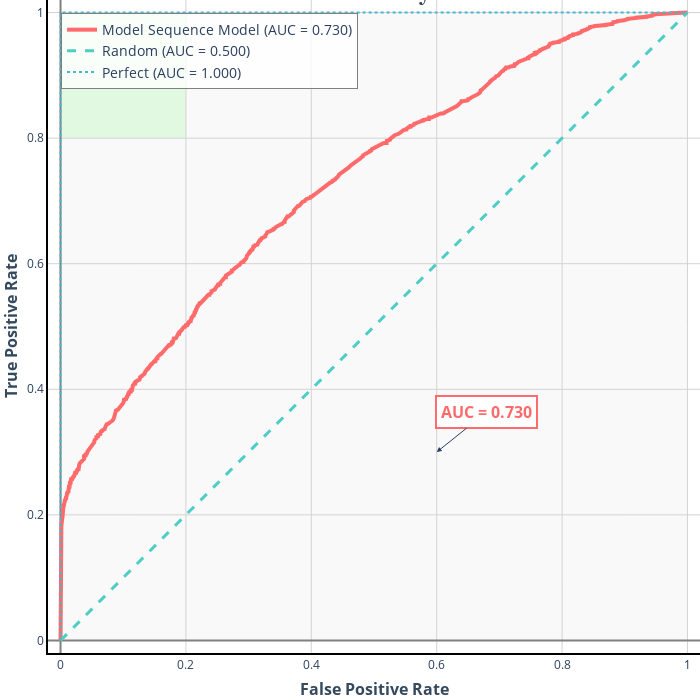
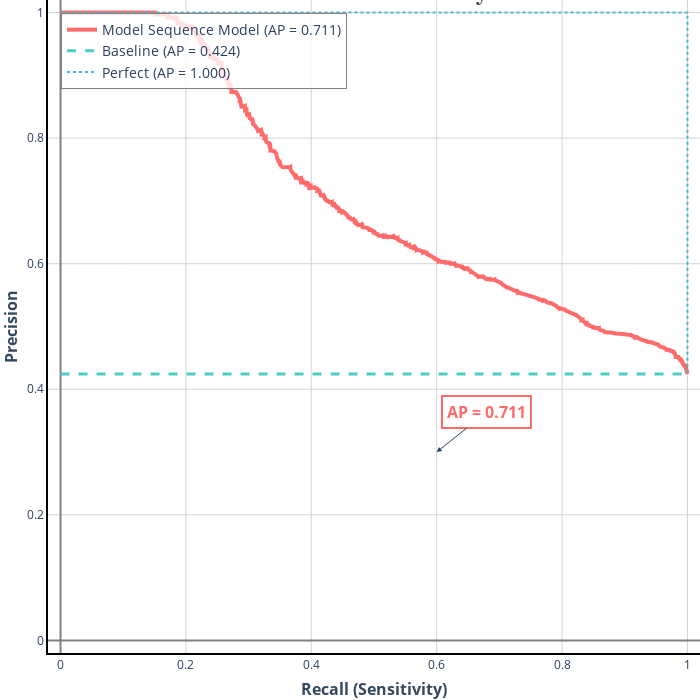
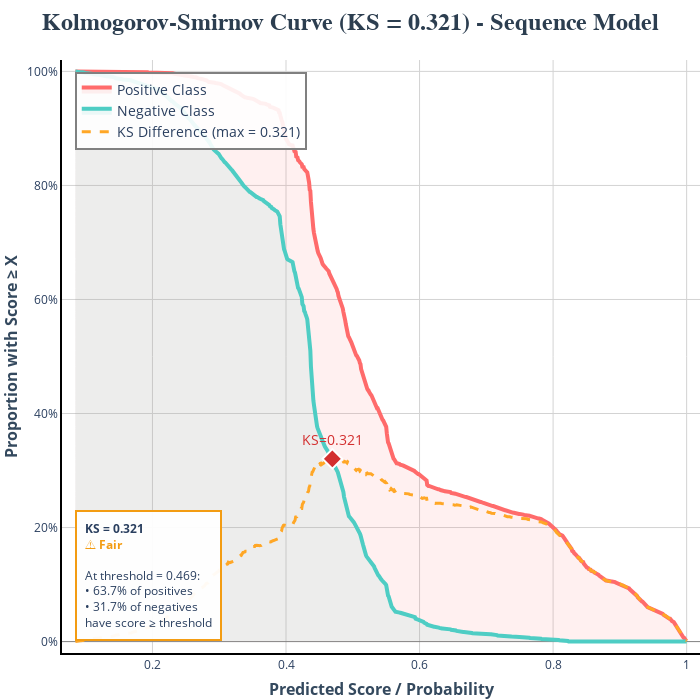
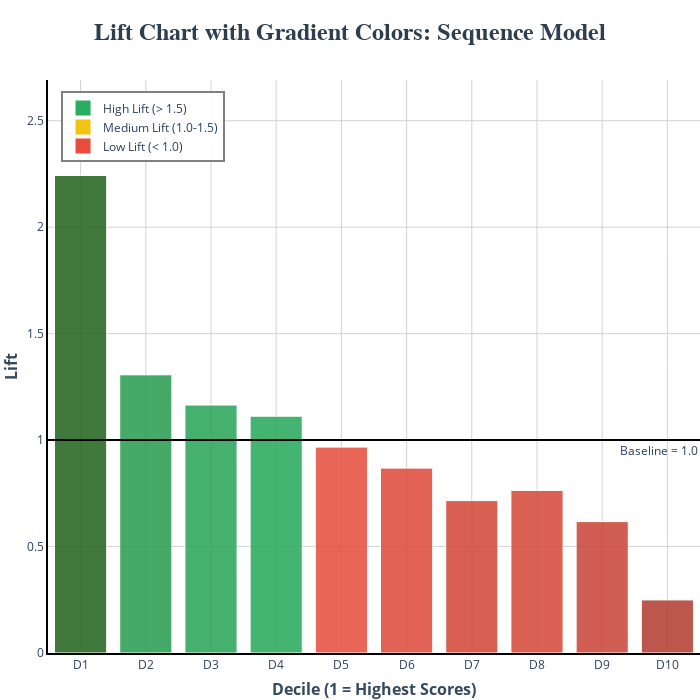

The notebook cell saved with these charts, in order:
### Code cell
plots = log_all_plots(y_test_seq, y_pred_proba_seq, wandb_run_id, "Sequence Model")
for k, plot in plots.items():
    plot.show()

### Figure 1 — Plotly figure (JSON) as saved in the notebook; plotly's stock layout.template omitted (floating-point values rounded to 4 significant figures; data arrays with more than 128 entries replaced by an {"elided": "..."} marker saying what was removed)
{"data": [{"hovertemplate": "FPR: %{x:.3f}<br>TPR: %{y:.3f}<br><extra></extra>", "line": {"color": "#FF6B6B", "dash": "solid", "width": 4}, "mode": "lines", "name": "Model Sequence Model (AUC = 0.730)", "showlegend": true, "type": "scatter", "x": {"elided": "1519 float values"}, "xaxis": "x", "y": {"elided": "1519 float values"}, "yaxis": "y"}, {"line": {"color": "#4ECDC4", "dash": "dash", "width": 3}, "mode": "lines", "name": "Random (AUC = 0.500)", "showlegend": true, "type": "scatter", "x": [0, 1], "xaxis": "x", "y": [0, 1], "yaxis": "y"}, {"line": {"color": "#45B7D1", "dash": "dot", "width": 2}, "mode": "lines", "name": "Perfect (AUC = 1.000)", "showlegend": true, "type": "scatter", "x": [0, 0, 1], "xaxis": "x", "y": [0, 1, 1], "yaxis": "y"}], "layout": {"annotations": [{"arrowhead": 2, "ax": 50, "ay": -40, "bgcolor": "white", "bordercolor": "#FF6B6B", "borderpad": 4, "borderwidth": 2, "font": {"color": "#FF6B6B", "size": 16}, "showarrow": true, "text": "<b>AUC = 0.730</b>", "x": 0.6, "y": 0.3}], "height": 700, "hovermode": "x unified", "legend": {"bgcolor": "rgba(255, 255, 255, 0.8)", "bordercolor": "gray", "borderwidth": 1, "font": {"size": 14}, "x": 0.02, "y": 0.98}, "margin": {"b": 8, "l": 0, "r": 0, "t": 0}, "modebar": {"add": ["drawline", "drawopenpath", "drawclosedpath", "drawcircle", "drawrect", "eraseshape"], "remove": ["lasso2d", "select2d", "hoverClosestCartesian", "hoverCompareCartesian", "toggleSpikelines"]}, "paper_bgcolor": "white", "plot_bgcolor": "white", "shapes": [{"fillcolor": "rgba(0, 255, 0, 0.1)", "layer": "below", "line": {"width": 0}, "type": "rect", "x0": 0, "x1": 0.2, "xref": "x", "y0": 0.8, "y1": 1, "yref": "y"}, {"fillcolor": "rgba(128, 128, 128, 0.05)", "layer": "below", "line": {"width": 0}, "type": "rect", "x0": 0, "x1": 1, "xref": "x", "y0": 0, "y1": 1, "yref": "y"}], "title": {"font": {"color": "#2C3E50", "family": "Arial", "size": 24}, "text": "<b>ROC Curve Analysis</b>", "x": 0.5, "xanchor": "center"}, "width": 700, "xaxis": {"anchor": "y", "domain": [0, 1], "gridcolor": "lightgray", "gridwidth": 1, "linecolor": "black", "linewidth": 2, "range": [-0.02, 1.02], "showline": true, "tickfont": {"size": 12}, "title": {"font": {"color": "#34495E", "size": 16}, "text": "<b>False Positive Rate</b>"}, "zerolinecolor": "gray"}, "yaxis": {"anchor": "x", "domain": [0, 1], "gridcolor": "lightgray", "gridwidth": 1, "linecolor": "black", "linewidth": 2, "range": [-0.02, 1.02], "showline": true, "tickfont": {"size": 12}, "title": {"font": {"color": "#34495E", "size": 16}, "text": "<b>True Positive Rate</b>"}, "zerolinecolor": "gray"}}}

### Figure 2 — Plotly figure (JSON) as saved in the notebook; plotly's stock layout.template omitted (floating-point values rounded to 4 significant figures; data arrays with more than 128 entries replaced by an {"elided": "..."} marker saying what was removed)
{"data": [{"hovertemplate": "Recall: %{x:.3f}<br>Precision: %{y:.3f}<br><extra></extra>", "line": {"color": "#FF6B6B", "dash": "solid", "width": 4}, "mode": "lines", "name": "Model Sequence Model (AP = 0.711)", "showlegend": true, "type": "scatter", "x": {"elided": "3062 float values"}, "y": {"elided": "3062 float values"}}, {"line": {"color": "#4ECDC4", "dash": "dash", "width": 3}, "mode": "lines", "name": "Baseline (AP = 0.424)", "showlegend": true, "type": "scatter", "x": [0, 1], "y": [0.4244, 0.4244]}, {"line": {"color": "#45B7D1", "dash": "dot", "width": 2}, "mode": "lines", "name": "Perfect (AP = 1.000)", "showlegend": true, "type": "scatter", "x": [0, 1, 1], "y": [1, 1, 0.4244]}], "layout": {"annotations": [{"arrowhead": 2, "ax": 50, "ay": -40, "bgcolor": "white", "bordercolor": "#FF6B6B", "borderpad": 4, "borderwidth": 2, "font": {"color": "#FF6B6B", "size": 16}, "showarrow": true, "text": "<b>AP = 0.711</b>", "x": 0.6, "y": 0.3}], "height": 700, "hovermode": "x unified", "legend": {"bgcolor": "rgba(255, 255, 255, 0.8)", "bordercolor": "gray", "borderwidth": 1, "font": {"size": 14}, "x": 0.02, "y": 0.98}, "margin": {"b": 8, "l": 0, "r": 0, "t": 0}, "paper_bgcolor": "white", "plot_bgcolor": "white", "title": {"font": {"color": "#2C3E50", "family": "Arial", "size": 24}, "text": "<b>Precision-Recall Curve Analysis</b>", "x": 0.5, "xanchor": "center"}, "width": 700, "xaxis": {"anchor": "y", "domain": [0, 1], "gridcolor": "lightgray", "gridwidth": 1, "linecolor": "black", "linewidth": 2, "range": [-0.02, 1.02], "showline": true, "tickfont": {"size": 12}, "title": {"font": {"color": "#34495E", "size": 16}, "text": "<b>Recall (Sensitivity)</b>"}, "zerolinecolor": "gray"}, "yaxis": {"anchor": "x", "domain": [0, 1], "gridcolor": "lightgray", "gridwidth": 1, "linecolor": "black", "linewidth": 2, "range": [-0.02, 1.02], "showline": true, "tickfont": {"size": 12}, "title": {"font": {"color": "#34495E", "size": 16}, "text": "<b>Precision</b>"}, "zerolinecolor": "gray"}}}

### Figure 3 — Plotly figure (JSON) as saved in the notebook; plotly's stock layout.template omitted (floating-point values rounded to 4 significant figures; data arrays with more than 128 entries replaced by an {"elided": "..."} marker saying what was removed)
{"data": [{"fill": "tozeroy", "fillcolor": "rgba(255, 107, 107, 0.1)", "hovertemplate": "Score: %{x:.3f}<br>% Positive ≥ score: %{y:.1%}<br><extra></extra>", "line": {"color": "#FF6B6B", "width": 4}, "mode": "lines", "name": "Positive Class", "showlegend": true, "type": "scatter", "x": {"elided": "1000 float values"}, "y": {"elided": "1000 float values"}}, {"fill": "tozeroy", "fillcolor": "rgba(78, 205, 196, 0.1)", "hovertemplate": "Score: %{x:.3f}<br>% Negative ≥ score: %{y:.1%}<br><extra></extra>", "line": {"color": "#4ECDC4", "width": 4}, "mode": "lines", "name": "Negative Class", "showlegend": true, "type": "scatter", "x": {"elided": "1000 float values"}, "y": {"elided": "1000 float values"}}, {"hovertemplate": "Score: %{x:.3f}<br>KS Difference: %{y:.3f}<br><extra></extra>", "line": {"color": "#FFA726", "dash": "dash", "width": 3}, "mode": "lines", "name": "KS Difference (max = 0.321)", "showlegend": true, "type": "scatter", "x": {"elided": "1000 float values"}, "y": {"elided": "1000 float values"}}, {"hovertemplate": "Threshold: 0.469<br>KS: 0.321<br>% Positive ≥ threshold: 63.7%<br>% Negative ≥ threshold: 31.7%<br><extra></extra>", "marker": {"color": "#D32F2F", "line": {"color": "white", "width": 2}, "size": 15, "symbol": "diamond"}, "mode": "markers+text", "name": "KS Maximum", "showlegend": false, "text": ["KS=0.321"], "textfont": {"color": "#D32F2F", "size": 14}, "textposition": "top center", "type": "scatter", "x": [0.4694], "y": [0.3205]}], "layout": {"annotations": [{"align": "left", "bgcolor": "rgba(255, 255, 255, 0.95)", "bordercolor": "#F39C12", "borderpad": 8, "borderwidth": 2, "font": {"size": 12}, "showarrow": false, "text": "<b>KS = 0.321</b><br><span style='color:#F39C12'><b>⚠️ Fair</b></span><br><br>At threshold = 0.469:<br>• 63.7% of positives<br>• 31.7% of negatives<br>have score ≥ threshold", "x": 0.02, "xref": "paper", "y": 0.02, "yref": "paper"}], "height": 700, "hovermode": "x unified", "legend": {"bgcolor": "rgba(255, 255, 255, 0.9)", "bordercolor": "gray", "borderwidth": 2, "font": {"size": 14}, "x": 0.02, "y": 0.98}, "margin": {"b": 8, "l": 0, "r": 0, "t": 60}, "paper_bgcolor": "white", "plot_bgcolor": "white", "title": {"font": {"color": "#2C3E50", "family": "Arial", "size": 24}, "text": "<b>Kolmogorov-Smirnov Curve (KS = 0.321) - Sequence Model</b>", "x": 0.5, "xanchor": "center"}, "width": 700, "xaxis": {"anchor": "y", "domain": [0, 1], "gridcolor": "lightgray", "gridwidth": 1, "linecolor": "black", "linewidth": 2, "range": [0.06455, 1.02], "showline": true, "tickfont": {"size": 12}, "title": {"font": {"color": "#34495E", "size": 16}, "text": "<b>Predicted Score / Probability</b>"}}, "yaxis": {"anchor": "x", "domain": [0, 1], "gridcolor": "lightgray", "gridwidth": 1, "linecolor": "black", "linewidth": 2, "range": [-0.02, 1.02], "showline": true, "tickfont": {"size": 12}, "tickformat": ".0%", "title": {"font": {"color": "#34495E", "size": 16}, "text": "<b>Proportion with Score ≥ X</b>"}, "zeroline": true, "zerolinecolor": "gray", "zerolinewidth": 1}}}

### Figure 4 — Plotly figure (JSON) as saved in the notebook; plotly's stock layout.template omitted (floating-point values rounded to 4 significant figures)
{"data": [{"customdata": [0.9518, 0.5545, 0.4942, 0.4721, 0.4104, 0.3685, 0.3037, 0.3241, 0.262, 0.1058], "hovertemplate": "Decile %{x}<br>Lift: %{y:.2f}x<br>Response Rate: %{customdata:.1%}<br><extra></extra>", "marker": {"color": ["rgb(33,97,25)", "rgb(37,155,78)", "rgb(38,163,86)", "rgb(38,167,89)", "rgb(228,75,59)", "rgb(221,72,57)", "rgb(210,69,54)", "rgb(213,70,55)", "rgb(202,66,52)", "rgb(176,58,46)"], "line": {"color": "white", "width": 1}}, "name": "Lift per Decile", "opacity": 0.85, "showlegend": false, "type": "bar", "x": [1, 2, 3, 4, 5, 6, 7, 8, 9, 10], "y": [2.243, 1.306, 1.165, 1.112, 0.967, 0.8683, 0.7157, 0.7637, 0.6172, 0.2492]}, {"marker": {"color": "#27AE60", "size": 15, "symbol": "square"}, "mode": "markers", "name": "High Lift (> 1.5)", "showlegend": true, "type": "scatter", "x": [null], "y": [null]}, {"marker": {"color": "#F1C40F", "size": 15, "symbol": "square"}, "mode": "markers", "name": "Medium Lift (1.0-1.5)", "showlegend": true, "type": "scatter", "x": [null], "y": [null]}, {"marker": {"color": "#E74C3C", "size": 15, "symbol": "square"}, "mode": "markers", "name": "Low Lift (< 1.0)", "showlegend": true, "type": "scatter", "x": [null], "y": [null]}], "layout": {"annotations": [{"font": {"size": 12}, "showarrow": false, "text": "Baseline = 1.0", "x": 1, "xanchor": "right", "xref": "x domain", "y": 1, "yanchor": "top", "yref": "y"}], "height": 700, "hovermode": "x unified", "legend": {"bgcolor": "rgba(255, 255, 255, 0.9)", "bordercolor": "gray", "borderwidth": 2, "font": {"size": 12}, "x": 0.02, "y": 0.98}, "margin": {"b": 8, "l": 0, "r": 0, "t": 80}, "paper_bgcolor": "white", "plot_bgcolor": "white", "shapes": [{"line": {"color": "black", "dash": "solid", "width": 2}, "type": "line", "x0": 0, "x1": 1, "xref": "x domain", "y0": 1, "y1": 1, "yref": "y"}], "title": {"font": {"color": "#2C3E50", "family": "Arial", "size": 24}, "text": "<b>Lift Chart with Gradient Colors: Sequence Model</b>", "x": 0.5, "xanchor": "center"}, "width": 700, "xaxis": {"anchor": "y", "domain": [0, 1], "gridcolor": "lightgray", "gridwidth": 1, "linecolor": "black", "linewidth": 2, "showline": true, "tickfont": {"size": 12}, "tickmode": "array", "ticktext": ["D1", "D2", "D3", "D4", "D5", "D6", "D7", "D8", "D9", "D10"], "tickvals": [1, 2, 3, 4, 5, 6, 7, 8, 9, 10], "title": {"font": {"color": "#34495E", "size": 16}, "text": "<b>Decile (1 = Highest Scores)</b>"}}, "yaxis": {"anchor": "x", "domain": [0, 1], "gridcolor": "lightgray", "gridwidth": 1, "linecolor": "black", "linewidth": 2, "range": [0, 2.691], "showline": true, "tickfont": {"size": 12}, "title": {"font": {"color": "#34495E", "size": 16}, "text": "<b>Lift</b>"}}}}
